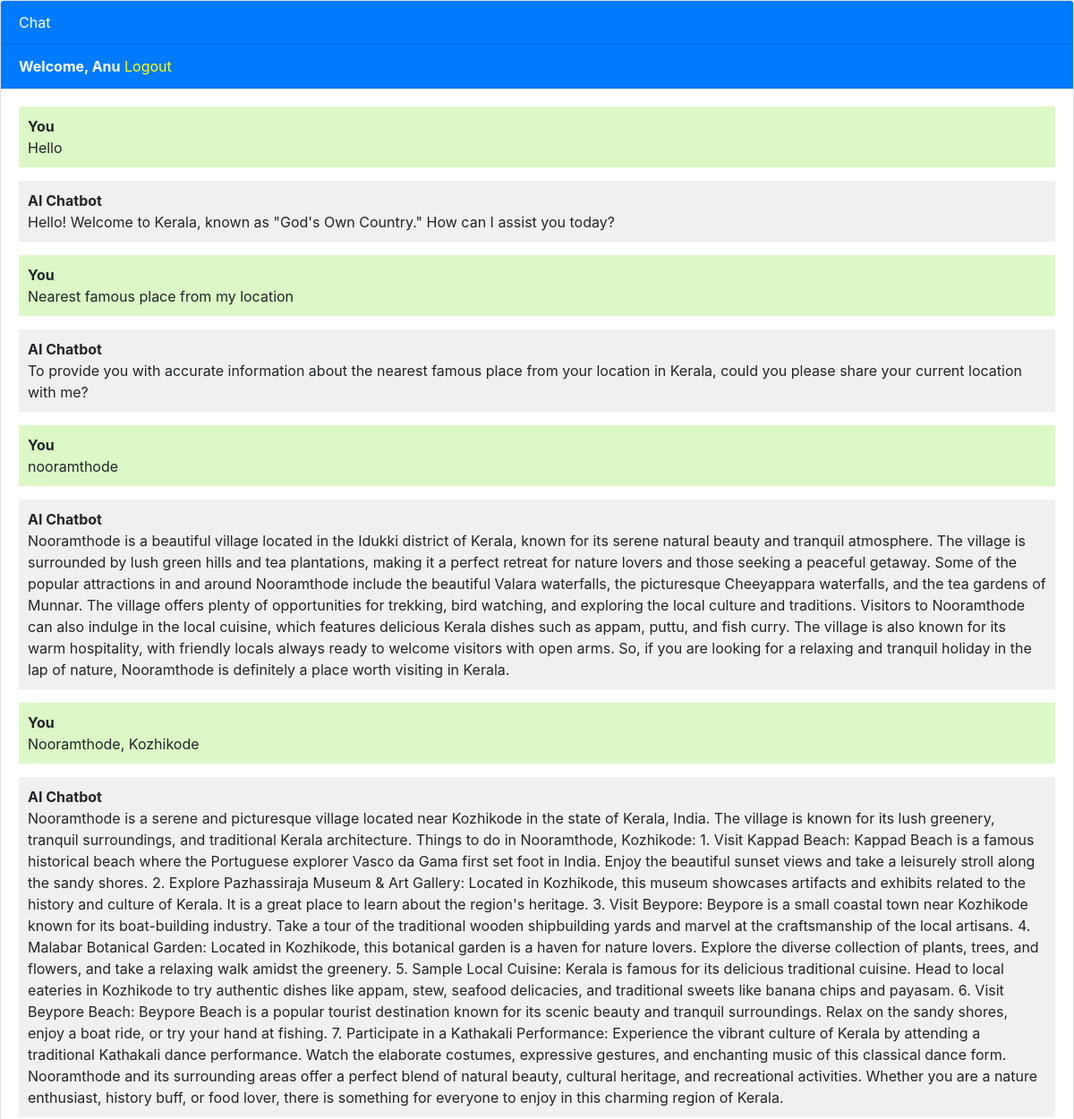
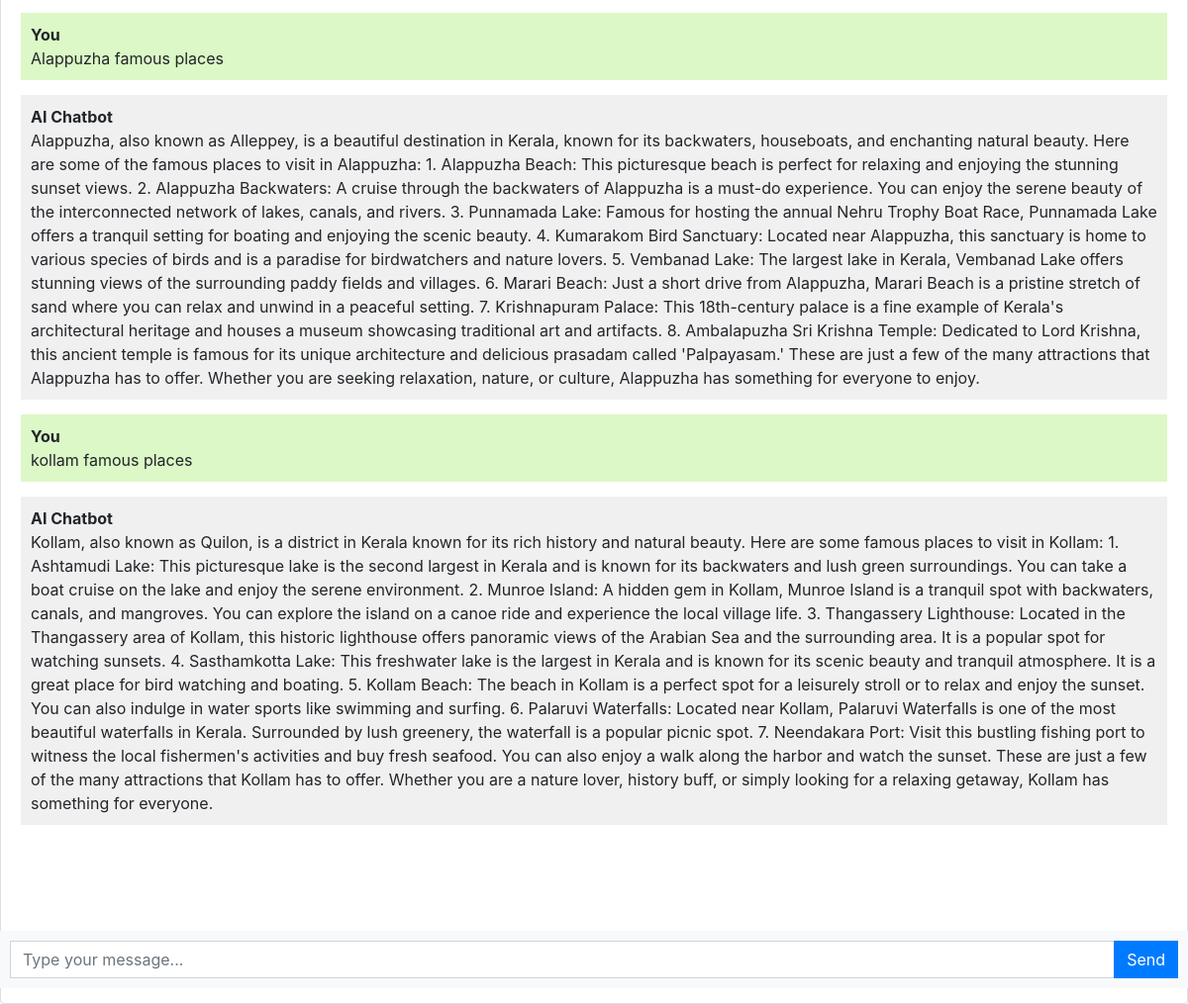
Screenshot of / (signed in) with the database file from the repository (2 pictures, top to bottom).
### botapi/models.py (models this page shows, shortened)
class Chat(models.Model):
    user = models.ForeignKey(User, on_delete=models.CASCADE)
    message = models.TextField()
    response = models.TextField()
    created_at = models.DateTimeField(auto_now_add=True)

### botapi/views.py (the view)
# urls.py: path('', views.chatbot, name='chatbot'),
def chatbot(request):
    chats = []
    if request.user.is_authenticated:
        chats = Chat.objects.filter(user=request.user)
    if request.method == 'POST':
        message = request.POST.get('message')
        response = ask_openai(message)
        chat = Chat(user=request.user, message=message, response=response, created_at=timezone.now())
        chat.save()
        return JsonResponse({'message': message, 'response': response})
    return render(request, 'chatbot.html', {'chats': chats})

### templates/chatbot.html (shortened to what this page needs)
{% extends 'base.html' %}
{% block content %}
<div class="chat-container">
  <div class="card flex-grow-1">
    <div class="card-header bg-primary text-white">Chat</div>
    {% if user.is_authenticated %}
    <div class="card-header bg-primary text-white"><b>Welcome, {{user.username}}</b>   <a style="color: yellow;" href="logout">Logout</a></div>
    {% else %}
    <div class="card-header bg-primary text-white"><a style="color: yellow" href="login">Login</a>   <a style="color: yellow;" href="register">Register</a></div>
    {% endif %}
    <div class="card-body messages-box">
      <ul class="list-unstyled messages-list">
        {% for chat in chats %}
          {% if chat.user == request.user %}
            <li class="message sent">
          <div class="message-text">
            <div class="message-sender">
              <b>You</b>
            </div>
            <div class="message-content">
              {{chat.message}}
            </div>
          </div>
        </li>
        <li class="message received">
          <div class="message-text">
            <div class="message-sender">
              <b>AI Chatbot</b>
            </div>
            <div class="message-content">
              {{chat.response}}
            </div>
          </div>
        </li>
          {% endif %}
        {% endfor %}
      </ul>
    </div>
    <br><br>
    <br><br>
    <br><br>
  </div>
  <form class="message-form">
    <div class="input-group">
      <input type="text" class="form-control message-input" placeholder="Type your message...">
      <div class="input-group-append">
        <button type="submit" class="btn btn-primary btn-send">Send</button>
      </div>
    </div>
  </form>
</div>
{% endblock %}

### templates/chatbot.html (style rules this page uses)
body, html { height: 100%; }
.messages-box { flex: 1; overflow-y: auto; }
.messages-list { padding-left: 0; }
.message { margin-bottom: 15px; list-style: none; }
.message-text { padding: 10px; border-radius: 5px; }
.sent { background-color: #dcf8c6; align-self: flex-end; }
.received { background-color: #f1f0f0; align-self: flex-start; }
.message-form { display: flex; position: fixed; bottom: 0; left: 0; right: 0; padding: 10px; background-color: #f8f9fa; }
.message-input { flex: 1; border-radius: 0; border-right: none; }
.btn-send { border-radius: 0; }
.chat-container { height: 100%; display: flex; flex-direction: column; }

### rows the page displays
Chat: message "Hello", response "Hello! Welcome to Kerala, known as \"God's Own Country.\" How can I assist you today?"
Chat: message "Nearest famous place from my location", response "To provide you with accurate information about the nearest famous place from your location in Kerala, could you please share your current location with me?"
Chat: message "nooramthode", response "Nooramthode is a beautiful village located in the Idukki district of Kerala, known for its serene natural beauty and tranquil atmosphere. The village is surrounded by lush green hills and tea plantations, making it a perfect retreat for nature lovers and those seeking a peaceful getaway. Some of the popular attractions in and around Nooramthode include the beautiful Valara waterfalls, the picturesque Cheeyappara waterfalls, and the tea gardens of Munnar. The village offers plenty of opportunities for trekking, bird watching, and exploring the local culture and traditions. Visitors to Nooramthode can also indulge in the local cuisine, which features delicious Kerala dishes such as appam,…"
Chat: message "Nooramthode, Kozhikode", response "Nooramthode is a serene and picturesque village located near Kozhikode in the state of Kerala, India. The village is known for its lush greenery, tranquil surroundings, and traditional Kerala architecture. Things to do in Nooramthode, Kozhikode: 1. Visit Kappad Beach: Kappad Beach is a famous historical beach where the Portuguese explorer Vasco da Gama first set foot in India. Enjoy the beautiful sunset views and take a leisurely stroll along the sandy shores. 2. Explore Pazhassiraja Museum & Art Gallery: Located in Kozhikode, this museum showcases artifacts and exhibits related to the history and culture of Kerala. It is a great place to learn about the region's heritage. 3. Visit Beypore:…"
Chat: message "Alappuzha famous places", response "Alappuzha, also known as Alleppey, is a beautiful destination in Kerala, known for its backwaters, houseboats, and enchanting natural beauty. Here are some of the famous places to visit in Alappuzha: 1. Alappuzha Beach: This picturesque beach is perfect for relaxing and enjoying the stunning sunset views. 2. Alappuzha Backwaters: A cruise through the backwaters of Alappuzha is a must-do experience. You can enjoy the serene beauty of the interconnected network of lakes, canals, and rivers. 3. Punnamada Lake: Famous for hosting the annual Nehru Trophy Boat Race, Punnamada Lake offers a tranquil setting for boating and enjoying the scenic beauty. 4. Kumarakom Bird Sanctuary: Located near…"
Chat: message "kollam famous places", response "Kollam, also known as Quilon, is a district in Kerala known for its rich history and natural beauty. Here are some famous places to visit in Kollam: 1. Ashtamudi Lake: This picturesque lake is the second largest in Kerala and is known for its backwaters and lush green surroundings. You can take a boat cruise on the lake and enjoy the serene environment. 2. Munroe Island: A hidden gem in Kollam, Munroe Island is a tranquil spot with backwaters, canals, and mangroves. You can explore the island on a canoe ride and experience the local village life. 3. Thangassery Lighthouse: Located in the Thangassery area of Kollam, this historic lighthouse offers panoramic views of the Arabian Sea and the…"

### other values shown
{{ user.username }} "Anu"
